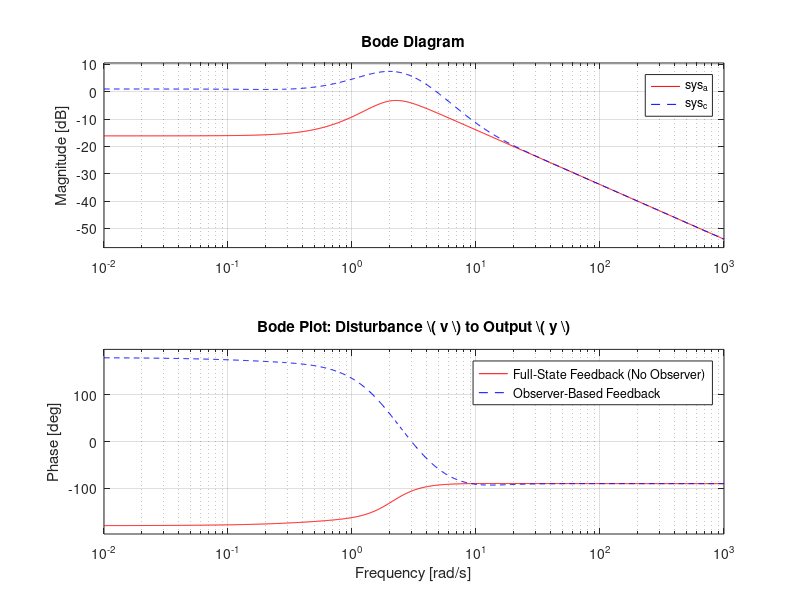

The MATLAB script that drew this image:
% Bode Plot Analysis: Comparing Systems from Part (a) and (c)

close all; clear; clc

A = [-0.14 0.33 -0.33;
     0.1 -0.28 0;
     0 1.7 -0.77];
B = [0; 0; -0.025];
Bv = [1; 0; 0]; 
C = [2 0 0];

nx = size(A,1);
nr = size(C,1);

% Observer gain 
L = [6.0; -40.0; -70.0];

% Full-State Feedback Gains 
K = [1137.30 -318.69 -152.40];
Ki = -817.50 * 0.75;  
Ki2 = -817.50 * 0.75;

% System from Part (a) (No Observer)
A_a = [A, -B*Ki, -B*Ki2; -C, zeros(nr,nr), eye(nr); zeros(nr,nx), eye(nr), zeros(nr,nr)];
Bv_a = [Bv; zeros(2,1)]; 
C_a = [C, zeros(nr,nr), zeros(nr,nr)];
sys_a = ss(A_a, Bv_a, C_a, []);

A_c = [A -B*K; L*C A-L*C-B*K];
Bv_c = [Bv; zeros(nx,1)]; 
C_c = [C, zeros(nr,nx)];
sys_c = ss(A_c, Bv_c, C_c, []);

% Bode Plot Comparison
figure;
bode(sys_a, 'r', sys_c, 'b--'); % Red for Part (a), Blue Dashed for Part (c)
grid on;
legend('Full-State Feedback (No Observer)', 'Observer-Based Feedback');
title('Bode Plot: Disturbance \( v \) to Output \( y \)');
